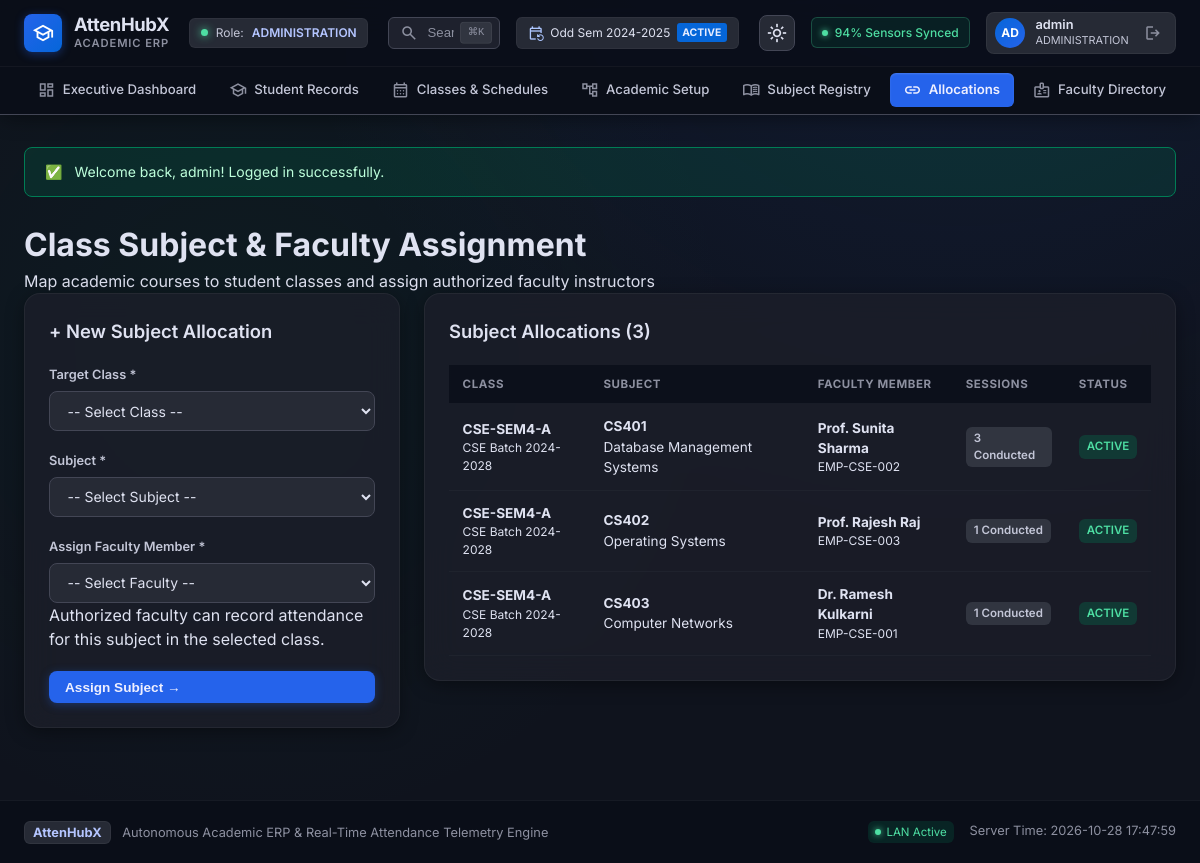
The app's page /admin/assign_subject.php (signed in) with its own data.
### tables this page shows
CREATE TABLE `class_subjects` (
    `id` BIGINT UNSIGNED AUTO_INCREMENT PRIMARY KEY,
    `class_id` BIGINT UNSIGNED NOT NULL,
    `subject_id` BIGINT UNSIGNED NOT NULL,
    `teacher_id` BIGINT UNSIGNED NOT NULL,
    `start_date` DATE NOT NULL,
    `end_date` DATE NULL,
    `is_active` BOOLEAN DEFAULT TRUE,
    `created_at` DATETIME NOT NULL DEFAULT CURRENT_TIMESTAMP,
    `updated_at` DATETIME NOT NULL DEFAULT CURRENT_TIMESTAMP ON UPDATE CURRENT_TIMESTAMP,
    FOREIGN KEY (`class_id`) REFERENCES `classes`(`id`) ON DELETE RESTRICT,
    FOREIGN KEY (`subject_id`) REFERENCES `subjects`(`id`) ON DELETE RESTRICT,
    FOREIGN KEY (`teacher_id`) REFERENCES `teachers`(`id`) ON DELETE RESTRICT,
    INDEX `idx_cs_class` (`class_id`),
    INDEX `idx_cs_subject` (`subject_id`),
    INDEX `idx_cs_teacher` (`teacher_id`)
);

CREATE TABLE `classes` (
    `id` BIGINT UNSIGNED AUTO_INCREMENT PRIMARY KEY,
    `admission_batch_id` BIGINT UNSIGNED NOT NULL,
    `semester_id` BIGINT UNSIGNED NOT NULL,
    `section_name` VARCHAR(20) NOT NULL,
    `class_code` VARCHAR(50) UNIQUE NULL,
    `is_active` BOOLEAN DEFAULT TRUE,
    `created_at` DATETIME NOT NULL DEFAULT CURRENT_TIMESTAMP,
    `updated_at` DATETIME NOT NULL DEFAULT CURRENT_TIMESTAMP ON UPDATE CURRENT_TIMESTAMP,
    UNIQUE KEY `uk_batch_sem_sec` (`admission_batch_id`, `semester_id`, `section_name`),
    FOREIGN KEY (`admission_batch_id`) REFERENCES `admission_batches`(`id`) ON DELETE RESTRICT,
    FOREIGN KEY (`semester_id`) REFERENCES `semesters`(`id`) ON DELETE RESTRICT,
    INDEX `idx_classes_batch` (`admission_batch_id`),
    INDEX `idx_classes_sem` (`semester_id`)
);

CREATE TABLE `admission_batches` (
    `id` BIGINT UNSIGNED AUTO_INCREMENT PRIMARY KEY,
    `academic_year_id` BIGINT UNSIGNED NOT NULL,
    `department_id` BIGINT UNSIGNED NOT NULL,
    `specialization_id` BIGINT UNSIGNED NULL,
    `batch_name` VARCHAR(50) NOT NULL,
    `admission_year` YEAR NOT NULL,
    `created_at` DATETIME NOT NULL DEFAULT CURRENT_TIMESTAMP,
    FOREIGN KEY (`academic_year_id`) REFERENCES `academic_years`(`id`) ON DELETE RESTRICT,
    FOREIGN KEY (`department_id`) REFERENCES `departments`(`id`) ON DELETE RESTRICT,
    FOREIGN KEY (`specialization_id`) REFERENCES `specializations`(`id`) ON DELETE RESTRICT
);

CREATE TABLE `subjects` (
    `id` BIGINT UNSIGNED AUTO_INCREMENT PRIMARY KEY,
    `code` VARCHAR(30) UNIQUE NOT NULL,
    `name` VARCHAR(150) NOT NULL,
    `subject_type` VARCHAR(30) NOT NULL DEFAULT 'THEORY',
    `default_contact_hours` DECIMAL(5,2) DEFAULT 1.00,
    `credits` DECIMAL(4,2) NULL,
    `description` TEXT NULL,
    `is_active` BOOLEAN DEFAULT TRUE,
    `created_at` DATETIME NOT NULL DEFAULT CURRENT_TIMESTAMP,
    `updated_at` DATETIME NOT NULL DEFAULT CURRENT_TIMESTAMP ON UPDATE CURRENT_TIMESTAMP
);

CREATE TABLE `teachers` (
    `id` BIGINT UNSIGNED AUTO_INCREMENT PRIMARY KEY,
    `user_id` BIGINT UNSIGNED UNIQUE NOT NULL,
    `teacher_id` VARCHAR(30) UNIQUE NOT NULL,
    `first_name` VARCHAR(100) NOT NULL,
    `last_name` VARCHAR(100) NULL,
    `designation` VARCHAR(100) NULL,
    `department_id` BIGINT UNSIGNED DEFAULT NULL,
    `joined_at` DATE NULL,
    `status` VARCHAR(30) NOT NULL DEFAULT 'ACTIVE',
    `created_at` DATETIME NOT NULL DEFAULT CURRENT_TIMESTAMP,
    `updated_at` DATETIME NOT NULL DEFAULT CURRENT_TIMESTAMP ON UPDATE CURRENT_TIMESTAMP,
    FOREIGN KEY (`user_id`) REFERENCES `users`(`id`) ON DELETE RESTRICT,
    FOREIGN KEY (`department_id`) REFERENCES `departments`(`id`) ON DELETE RESTRICT,
    INDEX `idx_teachers_status` (`status`)
);

### includes/functions.php (called while the page is built, shortened)
<?php
function e(?string $str): string {
    return htmlspecialchars($str ?? '', ENT_QUOTES, 'UTF-8');
}
function base_url(string $path = ''): string {
    static $base = null;
    if ($base === null) {
        $script_dir = dirname($_SERVER['SCRIPT_NAME'] ?? '');
        $patterns = ['/admin', '/faculty', '/hod', '/student', '/auth'];
        $clean_dir = $script_dir;
        foreach ($patterns as $p) {
            if (substr($clean_dir, -strlen($p)) === $p) {
                $clean_dir = substr($clean_dir, 0, -strlen($p));
            }
        }
        $clean_dir = rtrim(str_replace('\\', '/', $clean_dir), '/');
        $base = $clean_dir;
    }
    $path = ltrim($path, '/');
    return ($base === '' ? '' : $base) . ($path !== '' ? '/' . $path : '/');
}

### admin/assign_subject.php (the view, shortened to what this page needs)
<?php
require_once __DIR__ . '/../includes/header.php';
$db = get_db();
$allocations = $db->query("
    SELECT
        cs.id, cs.start_date, cs.end_date, cs.is_active,
        c.class_code, c.section_name, b.batch_name, sem.name AS semester_name,
        s.code AS subject_code, s.name AS subject_name, s.subject_type,
        CONCAT(t.first_name, ' ', COALESCE(t.last_name, '')) AS teacher_name,
        t.teacher_id AS teacher_code,
        (SELECT COUNT(*) FROM class_sessions WHERE class_subject_id = cs.id) AS sessions_conducted
    FROM class_subjects cs
    JOIN classes c ON cs.class_id = c.id
    JOIN admission_batches b ON c.admission_batch_id = b.id
    JOIN semesters sem ON c.semester_id = sem.id
    JOIN subjects s ON cs.subject_id = s.id
    JOIN teachers t ON cs.teacher_id = t.id
    ORDER BY cs.is_active DESC, cs.start_date DESC
")->fetchAll();
?>
<div class="page-header">
    <div>
        <h1 class="page-title">Class Subject & Faculty Assignment</h1>
        <p class="page-subtitle">Map academic courses to student classes and assign authorized faculty instructors</p>
    </div>
</div>
<div style="display: grid; grid-template-columns: 1fr 2fr; gap: 1.5rem; align-items: start;">
    <div class="card">
        <div class="card-header">
            <h2 class="card-title">+ New Subject Allocation</h2>
        </div>
        <form method="POST" action="<?= base_url('admin/assign_subject.php') ?>">
            <div class="card-body">
                <div class="form-group">
                    <label class="form-label">Target Class <span class="required">*</span></label>
                    <select name="class_id" class="form-control" required>
                        <option value="">-- Select Class --</option>
                    </select>
                </div>
                <div class="form-group">
                    <label class="form-label">Subject <span class="required">*</span></label>
                    <select name="subject_id" class="form-control" required>
                        <option value="">-- Select Subject --</option>
                    </select>
                </div>
                <div class="form-group">
                    <label class="form-label">Assign Faculty Member <span class="required">*</span></label>
                    <select name="teacher_id" class="form-control" required>
                        <option value="">-- Select Faculty --</option>
                    </select>
                    <div class="form-help">Authorized faculty can record attendance for this subject in the selected class.</div>
                </div>
                <button type="submit" class="btn btn-primary" style="width: 100%;">Assign Subject &rarr;</button>
            </div>
        </form>
    </div>
    <div class="card">
        <div class="card-header">
            <h2 class="card-title">Subject Allocations (<?= count($allocations) ?>)</h2>
        </div>
        <div class="card-body" style="padding: 0;">
            <div class="table-responsive">
                <table class="data-table">
                    <thead>
                        <tr>
                            <th>Class</th>
                            <th>Subject</th>
                            <th>Faculty Member</th>
                            <th>Sessions</th>
                            <th>Status</th>
                        </tr>
                    </thead>
                    <tbody>
                        <?php if (empty($allocations)): ?>
                            <tr>
                                <td colspan="5" style="text-align: center; color: var(--text-muted); padding: 2rem;">
                                    No subject allocations found. Use the form on the left to assign subjects.
                                </td>
                            </tr>
                        <?php else: ?>
                            <?php foreach ($allocations as $a): ?>
                                <tr>
                                    <td>
                                        <strong><?= e($a['class_code'] ?: "{$a['semester_name']} Sec {$a['section_name']}") ?></strong>
                                        <div style="font-size: 0.75rem; color: var(--text-muted);"><?= e($a['batch_name']) ?></div>
                                    </td>
                                    <td>
                                        <strong><?= e($a['subject_code']) ?></strong>
                                        <div style="font-size: 0.85rem;"><?= e($a['subject_name']) ?></div>
                                    </td>
                                    <td>
                                        <strong><?= e($a['teacher_name']) ?></strong>
                                        <div style="font-size: 0.75rem; color: var(--text-muted);"><?= e($a['teacher_code']) ?></div>
                                    </td>
                                    <td>
                                        <span class="badge badge-secondary"><?= $a['sessions_conducted'] ?> Conducted</span>
                                    </td>
                                    <td>
                                        <span class="badge <?= $a['is_active'] ? 'badge-success' : 'badge-secondary' ?>">
                                            <?= $a['is_active'] ? 'ACTIVE' : 'ENDED' ?>
                                        </span>
                                    </td>
                                </tr>
                            <?php endforeach; ?>
                        <?php endif; ?>
                    </tbody>
                </table>
            </div>
        </div>
    </div>
</div>
<?php require_once __DIR__ . '/../includes/footer.php'; ?>

### assets/css/style.css (style rules this page uses)
:root, [data-theme="dark"], html.dark { --bg-base: #0f131d; --surface: #0f131d; --surface-container-lowest: #0a0e18; --surface-container-low: #171b26; --surface-container: #1c1f2a; --surface-container-high: #262a35; --surface-container-highest: #313540; --surface-bright: #353944; --surface-variant: #313540; --on-surface: #dfe2f1; --on-surface-variant: #c3c6d7; --outline: #8d90a0; --outline-variant: #434655; --primary: #b4c5ff; --primary-container: #2563eb; --on-primary: #002a78; --on-primary-container: #eeefff; --secondary: #adc6ff; --secondary-container: #0566d9; --on-secondary-container: #e6ecff; --tertiary: #4edea3; --tertiary-container: #007d55; --on-tertiary-container: #bdffdb; --tertiary-fixed-dim: #4edea3; --error: #ffb4ab; --error-container: #93000a; --on-error-container: #ffdad6; --warning: #fbbf24; --warning-container: #78350f; --on-warning-container: #fef3c7; --radius-sm: 0.375rem; --radius-md: 0.5rem; --radius-lg: 0.75rem; --radius-xl: 1rem; --radius-full: 9999px; --shadow-card: 0 4px 20px -2px rgba(0, 0, 0, 0.45); --shadow-glow-primary: 0 0 35px -5px rgba(37, 99, 235, 0.25); --shadow-glow-tertiary: 0 0 35px -5px rgba(78, 222, 163, 0.2); --font-sans: 'Inter', -apple-system, BlinkMacSystemFont, 'Segoe UI', Roboto, sans-serif; }
* { box-sizing: border-box; margin: 0; padding: 0; }
html, body { background-color: var(--bg-base); color: var(--on-surface); font-family: var(--font-sans); line-height: 1.5; -webkit-font-smoothing: antialiased; min-height: 100vh; scrollbar-width: none; -ms-overflow-style: none; }
* { scrollbar-width: none !important; -ms-overflow-style: none !important; }
body.AttenHubX-app { display: flex; flex-direction: column; min-height: 100vh; background: radial-gradient(circle at 80% -20%, rgba(37, 99, 235, 0.12) 0%, transparent 50%), radial-gradient(circle at 20% 40%, rgba(0, 125, 85, 0.08) 0%, transparent 45%), var(--bg-base); }
.btn { display: inline-flex; align-items: center; gap: 0.45rem; padding: 0.55rem 1rem; border-radius: var(--radius-md); font-size: 0.85rem; font-weight: 600; cursor: pointer; text-decoration: none; border: none; transition: all 0.15s ease; }
.btn-primary { background: var(--primary-container); color: var(--on-primary-container); box-shadow: 0 2px 10px rgba(37, 99, 235, 0.35); }
.card { background: rgba(28, 31, 42, 0.8); backdrop-filter: blur(16px); border: 1px solid rgba(255, 255, 255, 0.05); border-radius: var(--radius-xl); padding: 1.5rem; box-shadow: var(--shadow-card); margin-bottom: 1.5rem; }
.card-header { display: flex; align-items: center; justify-content: space-between; margin-bottom: 1.25rem; }
.card-title { font-size: 1.15rem; font-weight: 600; color: var(--on-surface); }
.form-group { margin-bottom: 1.25rem; }
.form-label { display: block; font-size: 0.8rem; font-weight: 600; color: var(--on-surface-variant); margin-bottom: 0.4rem; }
.form-control { width: 100%; padding: 0.6rem 0.85rem; background: var(--surface-container-high); border: 1px solid var(--outline-variant); border-radius: var(--radius-md); color: var(--on-surface); font-size: 0.875rem; font-family: inherit; transition: all 0.2s ease; }
select.form-control { cursor: pointer; }
.table-responsive { overflow-x: auto; width: 100%; }
.data-table { width: 100%; border-collapse: collapse; }
.data-table th { background: rgba(10, 14, 24, 0.8); color: var(--outline); font-size: 0.72rem; text-transform: uppercase; letter-spacing: 0.05em; padding: 0.65rem 0.85rem; text-align: left; border-bottom: 1px solid rgba(255, 255, 255, 0.05); }
.data-table td { padding: 0.75rem 0.85rem; border-bottom: 1px solid rgba(255, 255, 255, 0.03); color: var(--on-surface); font-size: 0.85rem; }
.badge { display: inline-flex; align-items: center; padding: 0.2rem 0.5rem; border-radius: var(--radius-sm); font-size: 0.72rem; font-weight: 600; }
.badge-success { background: rgba(0, 125, 85, 0.3); color: var(--tertiary); }
.badge-secondary { background: var(--surface-container-highest); color: var(--on-surface-variant); }

### records on screen
class_subjects: class.class_code "CSE-SEM4-A", admission_batches.batch_name "CSE Batch 2024-2028", subject.code "CS401", subject.name "Database Management Systems", teacher_name "Prof. Sunita Sharma", teacher.teacher_id "EMP-CSE-002", sessions_conducted "3", is_active "ACTIVE"
class_subjects: class.class_code "CSE-SEM4-A", admission_batches.batch_name "CSE Batch 2024-2028", subject.code "CS402", subject.name "Operating Systems", teacher_name "Prof. Rajesh Raj", teacher.teacher_id "EMP-CSE-003", sessions_conducted "1", is_active "ACTIVE"
class_subjects: class.class_code "CSE-SEM4-A", admission_batches.batch_name "CSE Batch 2024-2028", subject.code "CS403", subject.name "Computer Networks", teacher_name "Dr. Ramesh Kulkarni", teacher.teacher_id "EMP-CSE-001", sessions_conducted "1", is_active "ACTIVE"

### other values on screen
$user['role'] "ADMINISTRATION"
substr($user['username'] ?? 'U', 0, 2) "AD"
$user['display_name'] "admin"
$flash['message'] "Welcome back, admin! Logged in successfully."
count($allocations) "3"
